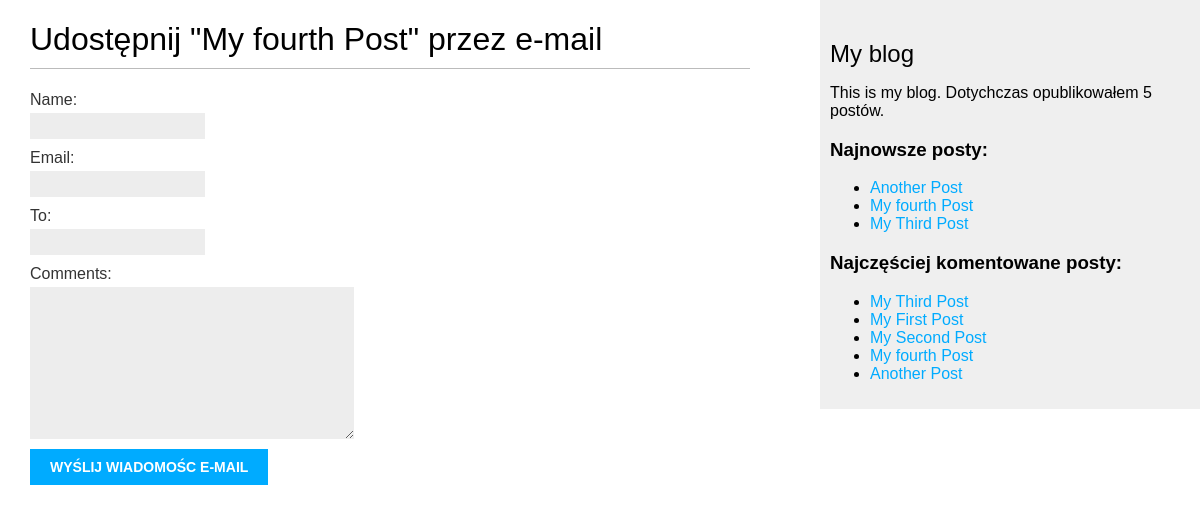
/blog/4/share/, run on the app's committed database.
### blog/models.py (models this page shows, shortened)
class Post(models.Model):
    STATUS_CHOICES = (
        ('draft', 'Draft'),
        ('published', 'Published'),
    )
    title = models.CharField(max_length=250)
    slug = models.SlugField(max_length=250,
                            unique_for_date='publish')
    author = models.ForeignKey(User,
                              on_delete=models.CASCADE,
                              related_name='blog_posts')
    body = models.TextField()
    publish = models.DateTimeField(default=timezone.now)
    created = models.DateTimeField(auto_now_add=True)
    updated = models.DateTimeField(auto_now=True)
    status = models.CharField(max_length=10,
                              choices=STATUS_CHOICES,
                              default='draft')
    tags = TaggableManager()
    objects = models.Manager() # The default manager.
    published = PublishedManager() # Our custom manager.
    class Meta:
        ordering = ('-publish',)
    def get_absolute_url(self):
        return reverse('blog:post_detail',
                       args=[self.publish.year,
                             self.publish.month,
                             self.publish.day, self.slug])

### blog/views.py (the view)
# urls.py: path('<int:post_id>/share/', views.post_share, name='post_share'),
def post_share(request, post_id):
    post = get_object_or_404(Post, id=post_id, status='published')
    sent = False
    if request.method == 'POST':
        form = EmailPostForm(request.POST)
        if form.is_valid():
            cd = form.cleaned_data
            post_url = request.build_absolute_uri(post.get_absolute_url())
            subject = '{} ({}) zachęca do przeczytania "{}"'.format(cd['name'],
                                                                    cd['email'],
                                                                    post.title)
            message = 'Przeczytaj post "{}" na stronie {}\n\n \
                       Komentarz dodany przez {}: {}'.format(
                           post.title, post_url, cd['name'], cd['comments'])
            send_mail(subject, message, 'admin@mylog.com', [cd['to']])
            sent = True
    else:
        form = EmailPostForm()
    return render(request, 'blog/post/share.html', {
        'post': post,
        'form': form,
        'sent': sent
    })

### blog/forms.py
class EmailPostForm(forms.Form):
    name = forms.CharField(max_length=25)
    email = forms.EmailField()
    to = forms.EmailField()
    comments = forms.CharField(required=False, widget=forms.Textarea)

### blog/models.py (called while the page is built)
    def get_queryset(self):
        return super(PublishedManager, self).get_queryset().filter(status='published')

### blog/templatetags/blog_tags.py (called while the page is built)
@register.simple_tag
def get_most_commented_posts(count=5):
    return Post.published.annotate(total_comments=Count('comments')).order_by('-total_comments')[:count]

@register.simple_tag
def total_posts():
    return Post.published.count()

@register.inclusion_tag('blog/post/latest_posts.html')
def show_latest_posts(count=3):
    latest_posts = Post.published.order_by('-publish')[:count]
    return {'latest_posts': latest_posts}

### blog/templates/blog/post/share.html (shortened to what this page needs)
{% extends 'blog/base.html' %}
{% block content %}
    {% if sent %}
        <h1>Wiadomośc e-mail została wysłana.</h1>
        <p>
            Wysłanie posta "{{ post.title }}" do {{ form.cleaned_data.to }} zakończyło się sukcesem.
        </p>
    {% else %}
        <h1>Udostępnij "{{ post.title }}" przez e-mail</h1>
        <form action="." method="post">
            {{ form.as_p }}
            <input type="submit" value="Wyślij wiadomośc e-mail">
        </form>
    {% endif %}
{% endblock content %}

### blog/templates/blog/base.html (shortened to what this page needs)
{% load blog_tags %}
{% load static %}
<!DOCTYPE html>
<html>
<head>
  <link href="{% static "css/blog.css" %}" rel="stylesheet">
</head>
<body>
  <div id="content">
    {% block content %}
    {% endblock %}
  </div>
  <div id="sidebar">
    <h2>My blog</h2>
    <p>This is my blog. Dotychczas opublikowałem {% total_posts %} postów. </p>
    <h3>Najnowsze posty:</h3>
    {% show_latest_posts 3 %}
    <h3>Najczęściej komentowane posty:</h3>
    {% get_most_commented_posts as most_commented_posts %}
    <ul>
      {% for post in most_commented_posts %}
        <li>
          <a href="{{ post.get_absolute_url }}">{{ post.title }}</a>
        </li>
      {% endfor %}
    </ul>
  </div>
</body>
</html>

### blog/templates/blog/post/latest_posts.html
<ul>
    {% for post in latest_posts %}
        <li>
            <a href="{{ post.get_absolute.url }}">{{ post.title }}</a>
        </li>
    {% endfor %}
</ul>

### blog/static/css/blog.css (style rules this page uses)
body { margin:0; padding:0; font-family:helvetica, sans-serif; }
a { color:#00abff; text-decoration:none; }
h1 { font-weight:normal; border-bottom:1px solid #bbb; padding:0 0 10px 0; }
h2 { font-weight:normal; margin:30px 0 0; }
#content { float:left; width:60%; padding:0 0 0 30px; }
#sidebar { float:right; width:30%; padding:10px; background:#efefef; height:100%; }
label { float:left; clear:both; color:#333; margin-bottom:4px; }
input, textarea { clear:both; float:left; margin:0 0 10px; background:#ededed; border:0; padding:6px 10px; font-size:12px; }
input[type=submit] { font-weight:bold; background:#00abff; color:#fff; padding:10px 20px; font-size:14px; text-transform:uppercase; }

### data on the page
Post: title "My fourth Post"
Post: title "Another Post"
Post: title "My Third Post"
Post: title "My First Post"
Post: title "My Second Post"
